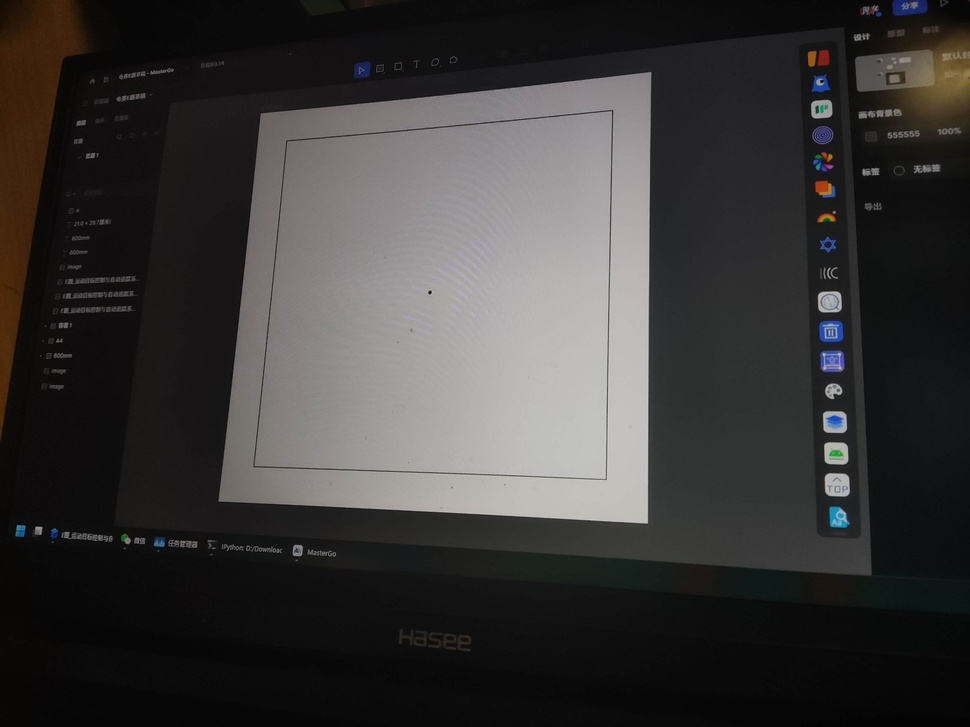
#> input picture zy2/image_1.jpeg, 970 x 727 px, shrunk from 2560 x 1920 before the run, found by its file name
$ python quadrilateral_detection.py
#> lines starting #> are read from the running program, lines starting #| are printed output that depends on the picture; after the words box and inside, x2 and y2 are one past the last pixel; in counts of white or black regions, pixels touching at a corner belong together
import cv2
import numpy as np

def preprocess_image(image):
    # 消噪
    denoised_image = cv2.fastNlMeansDenoisingColored(image, None, 10, 10, 7, 21)

    # 图像增强和对比度增强
    alpha = 1.0  # 对比度增强参数
    beta = 15  # 亮度增强参数
    enhanced_image = cv2.convertScaleAbs(denoised_image, alpha=alpha, beta=beta)

    # 高斯平滑
    blurred_image = cv2.GaussianBlur(enhanced_image, (3, 3), 0)

    return blurred_image

def find_quadrilaterals(processed_image):
    gray = cv2.cvtColor(processed_image, cv2.COLOR_BGR2GRAY)
    ret, binary = cv2.threshold(gray,0,255,cv2.THRESH_BINARY+cv2.THRESH_OTSU)

    # 查找轮廓
    contours, hierarchy = cv2.findContours(binary, cv2.RETR_TREE, cv2.CHAIN_APPROX_SIMPLE)

    quadrilaterals = []
    for contour in contours:
        # 计算轮廓的面积
        area = cv2.contourArea(contour)

        # 排除面积较小的轮廓
        if area > 100:
            # 计算轮廓的周长
            perimeter = cv2.arcLength(contour, True)

            # 对轮廓进行多边形逼近
            approx = cv2.approxPolyDP(contour, 0.02 * perimeter, True)

            # 如果逼近的轮廓是四边形，将其添加到列表中
            if len(approx) == 4:
                quadrilaterals.append(approx)

    return quadrilaterals

def mark_points_and_center(image, quadrilaterals):
    marked_image = image.copy()

    for quad in quadrilaterals:
        # 绘制轮廓
        cv2.drawContours(marked_image, [quad], -1, (255, 0, 0), 2)

        # 绘制顶点并标记坐标
        for i, point in enumerate(quad):
            x, y = point[0]
            cv2.circle(marked_image, (x, y), 5, (0, 255, 0), -1)
            cv2.putText(marked_image, f"({x}, {y})", (x, y), cv2.FONT_HERSHEY_SIMPLEX, 0.5, (255, 255, 255), 2)

        # 计算中心点并标记坐标
        M = cv2.moments(quad)
        cx = int(M['m10'] / M['m00'])
        cy = int(M['m01'] / M['m00'])
        cv2.circle(marked_image, (cx, cy), 5, (0, 0, 255), -1)
        cv2.putText(marked_image, f"({cx}, {cy})", (cx, cy), cv2.FONT_HERSHEY_SIMPLEX, 0.5, (255, 255, 255), 2)

    return marked_image

# 测试
if __name__ == "__main__":
    image_path = 'zy2\image_1.jpeg'
    image = cv2.imread(image_path)
#> image is the input picture: shape (727, 970, 3); mean B, G, R 55.4, 56.1, 57.7
    processed_image = preprocess_image(image)
    quadrilaterals = find_quadrilaterals(processed_image)
#> in find_quadrilaterals, `gray = cv2.cvtColor(processed_image, cv2.COLOR_BGR2GRAY)`:
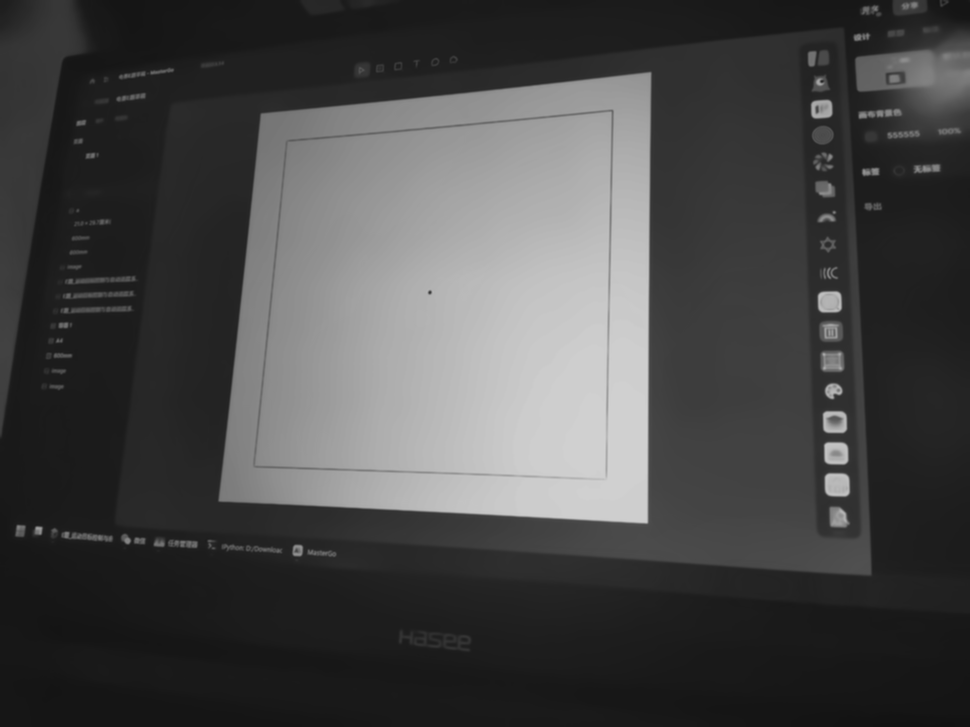
#> gray: shape (727, 970); min 18, max 210, mean 71.1
#> in find_quadrilaterals, `ret, binary = cv2.threshold(gray,0,255,cv2.THRESH_BINARY+cv2.THRESH_OT..`:
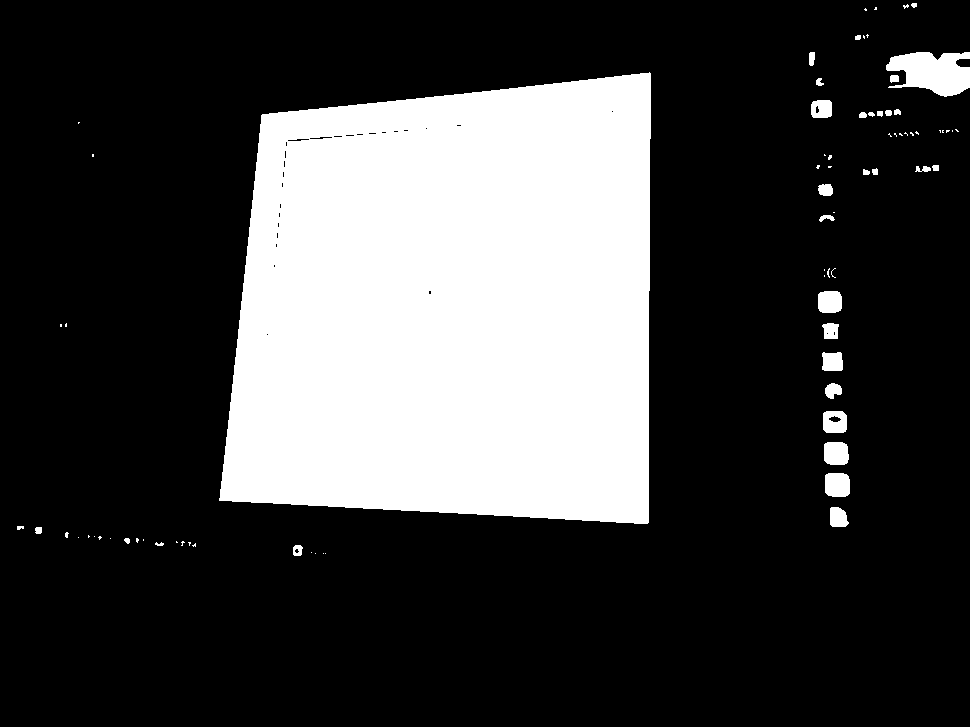
#> binary: shape (727, 970); 25.3% white; 77 white regions (45 under 20 px)
#> in find_quadrilaterals, `ret, binary = cv2.threshold(gray,0,255,cv2.THRESH_BINARY+cv2.THRESH_OT..`: ret = 103
#> in find_quadrilaterals, `contours, hierarchy = cv2.findContours(binary, cv2.RETR_TREE, cv2.CHAI..`: contours = 107 contours, 77 with area under 20; largest, box (x1, y1, x2, y2) and area: (219, 72, 651, 524) 170109, (886, 52, 970, 97) 2494, (825, 473, 850, 497) 520, (824, 442, 849, 465) 488, (823, 411, 847, 433) 464
#> the loop in find_quadrilaterals, `for contour in contours:` made 107 passes
#> (area, perimeter, approx) on passes 29, 73: (328.5, 74.73, [[822, 353], [822, 369], [842, 369], [840, 352]]), (170109, 1698.4, [[650, 73], [262, 114], [219, 500], [647, 523]])
#> (area, perimeter) on passes 23, 24, 25, 26, 28, 31: (283, 65.8), (520.5, 86.38), (487.5, 84.38), (463.5, 81.56), (168.5, 55.21), (197, 58.49)
#> after the loop in find_quadrilaterals, `for contour in contours:`: quadrilaterals = 2 contours; box (x1, y1, x2, y2) and area: (219, 73, 651, 524) 170337, (822, 352, 843, 370) 314
    marked_image = mark_points_and_center(processed_image, quadrilaterals)
#> the loop in mark_points_and_center, `for quad in quadrilaterals:` made 2 passes
#> (quad, cx, cy) on passes 1 to 2: ([[822, 353], [822, 369], [842, 369], [840, 352]], 831, 360), ([[650, 73], [262, 114], [219, 500], [647, 523]], 449, 306)
#> after the loop in mark_points_and_center, `for quad in quadrilaterals:`:
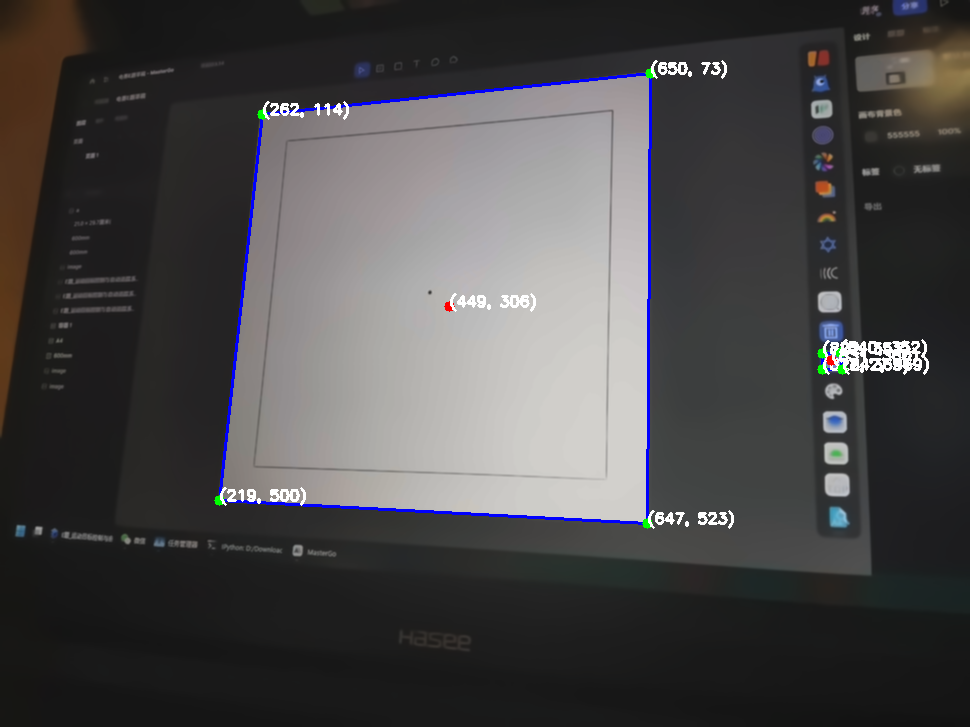
#> marked_image: shape (727, 970, 3); mean B, G, R 72, 71.3, 72.8
    cv2.imshow("Marked Image", marked_image)
    cv2.waitKey(0)
    cv2.destroyAllWindows()

$ run again, with zy2/image_2.jpeg copied over zy2/image_1.jpeg
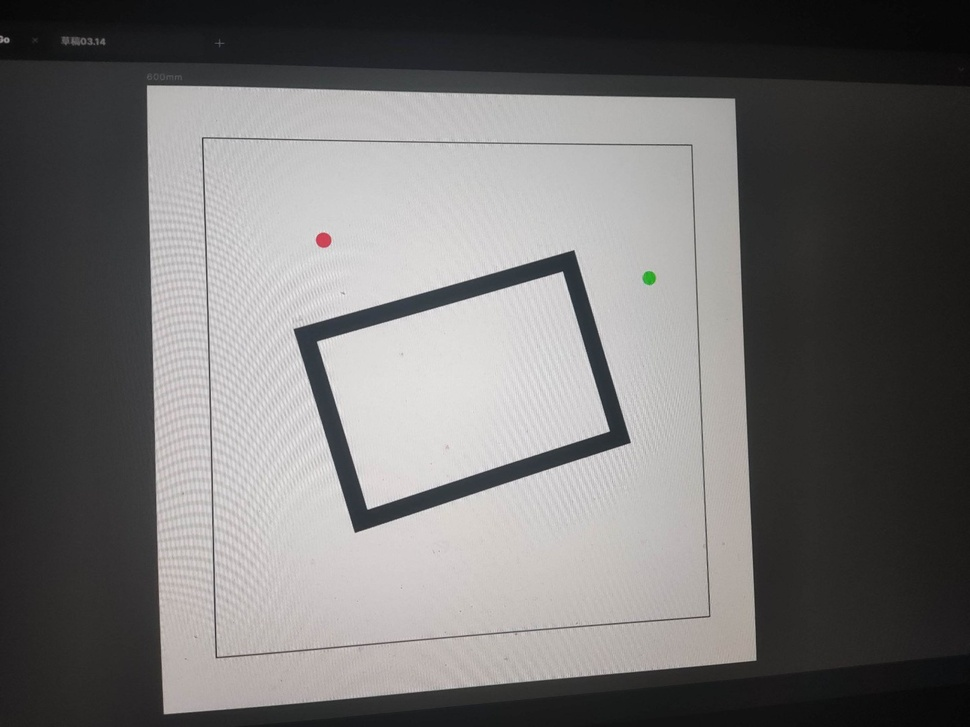
#> input picture zy2/image_2.jpeg, 970 x 727 px, shrunk from 1440 x 1080 before the run, found by its file name
#> image is the input picture: shape (727, 970, 3); mean B, G, R 111.8, 112.3, 113.7
#> in find_quadrilaterals, `ret, binary = cv2.threshold(gray,0,255,cv2.THRESH_BINARY+cv2.THRESH_OT..`:
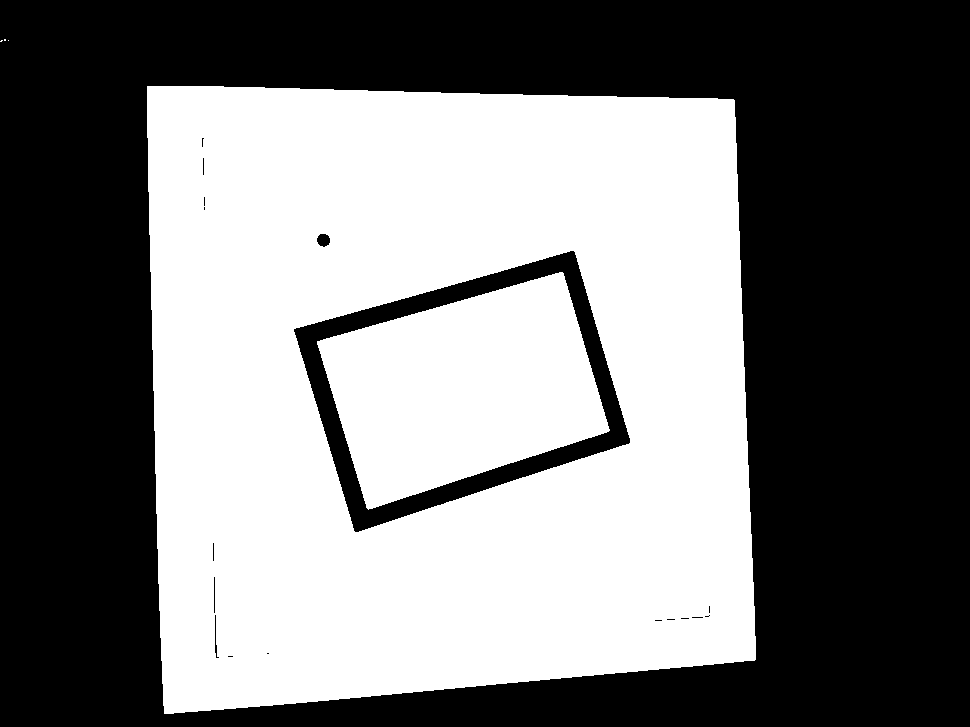
#> binary: shape (727, 970); 47.7% white; 5 white regions (3 under 20 px)
#> ret = 131
#> contours = 23 contours, 14 with area under 20; largest, box (x1, y1, x2, y2) and area: (147, 86, 756, 714) 351532, (293, 250, 631, 533) 60240, (317, 272, 610, 510) 43433, (316, 233, 331, 248) 150, (214, 614, 220, 659) 98
#> the loop in find_quadrilaterals, `for contour in contours:` made 23 passes
#> (area, perimeter, approx) on passes 1, 14, 15: (351532, 2407.9, [[147, 86], [164, 713], [755, 659], [733, 99]]), (60240, 1069.3, [[573, 250], [630, 442], [355, 532], [293, 329]]), (43433, 913.9, [[562, 272], [317, 341], [368, 509], [609, 430]])
#> after the loop in find_quadrilaterals, `for contour in contours:`: quadrilaterals = 3 contours; box (x1, y1, x2, y2) and area: (147, 86, 756, 714) 349674, (293, 250, 631, 533) 59834, (317, 272, 610, 510) 43235
#> the loop in mark_points_and_center, `for quad in quadrilaterals:` made 3 passes
#> (quad, cx, cy) on passes 1 to 3: ([[147, 86], [164, 713], [755, 659], [733, 99]], 444, 390), ([[573, 250], [630, 442], [355, 532], [293, 329]], 461, 388), ([[562, 272], [317, 341], [368, 509], [609, 430]], 462, 388)
#> after the loop in mark_points_and_center, `for quad in quadrilaterals:`:
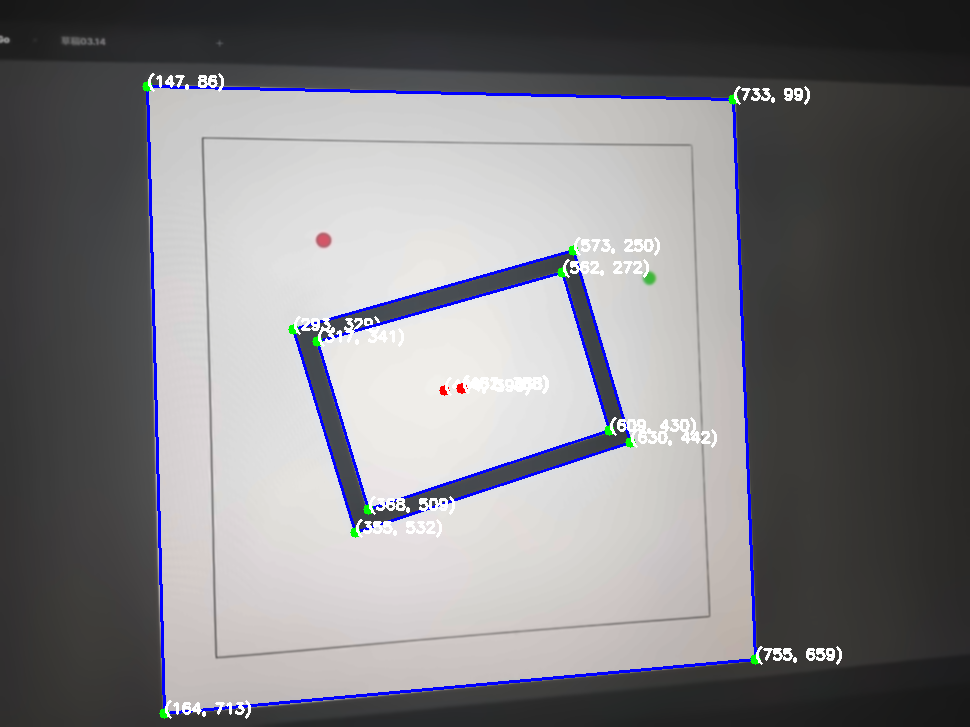
#> marked_image: shape (727, 970, 3); mean B, G, R 128.8, 125.7, 126.7
